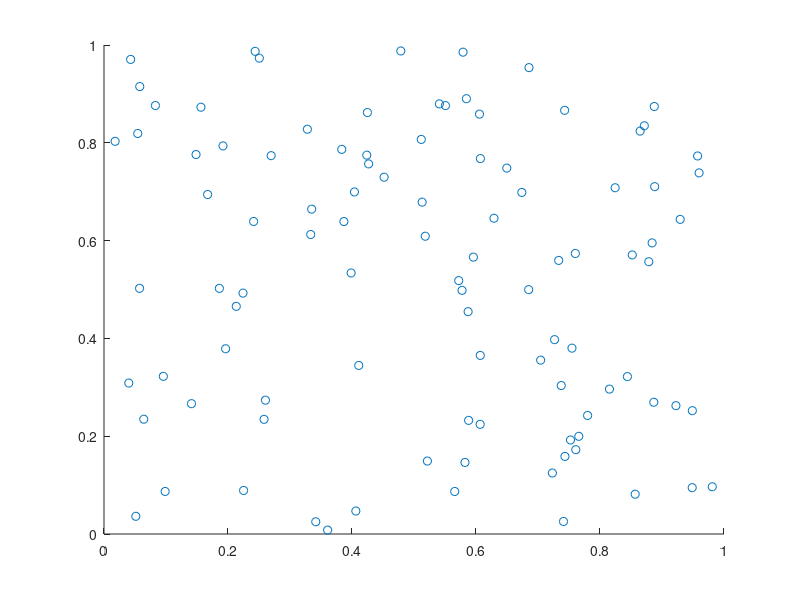

The MATLAB source for this figure: (Note: this script raises an error after producing the figure.)
clc; close all;  clear all;
n = 100;
x = rand (1,n);
y = rand (1,n);
in_circle = 0;
in_square = n;
for i = 1:n
   if (x(i) * x(i) + y(i) * y(i)) < 1
       in_circle = in_circle + 1;
   end    
end    

pi_value = 4* in_circle/ in_square

figure;
scatter(x,y)
hold on;
circle(0,0,1)

xlim([0 1])
ylim([0 1])
